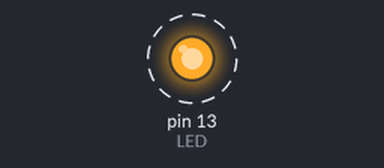
The sketch below on a simulated Arduino Uno, built with avr-gcc and run on an emulated ATmega328P. On the bench: output pins drawn as LEDs (lit = HIGH). Dashed ring = blinking.

Above: at 0.15 s.
Timing chart, 0 to 3.0 s (numbered marks = the images above):
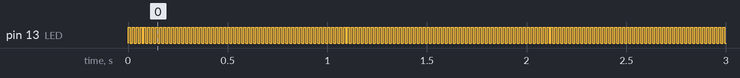

The sketch:

BZ80Part1-Pins-LEDs.ino
```cpp
#include "Arduino.h"

#define LED 13

void setup() {
  Serial.begin(115200);

  pinMode(LED,OUTPUT);
}

int wait = 10;

void loop() {
  digitalWrite(LED,HIGH);
  delay(wait);
  digitalWrite(LED,LOW);
  delay(wait);
}
```

Measured:
- by itself, pin 13 (LED): alternates HIGH for 0.01 s and LOW for 0.01 s
